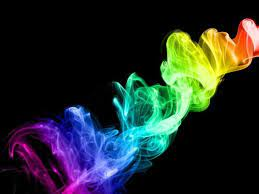
#> input picture image 1.jpeg, 259 x 194 px
$ python 'colour identification.py'
#> lines starting #> are read from the running program, lines starting #| are printed output that depends on the picture
import cv2
import pandas as pd

img_path = 'image 1.jpeg'
csv_path = 'colors.csv'

index = ['colour', 'colour_name', 'number', 'R', 'G', 'B']
df = pd.read_csv(csv_path, names=index, header=None)
#> (reads colors.csv from the repository)

img = cv2.imread(img_path)
#> img is the input picture: shape (194, 259, 3); mean B, G, R 42.5, 43.9, 35
img = cv2.resize(img, (640, 480))
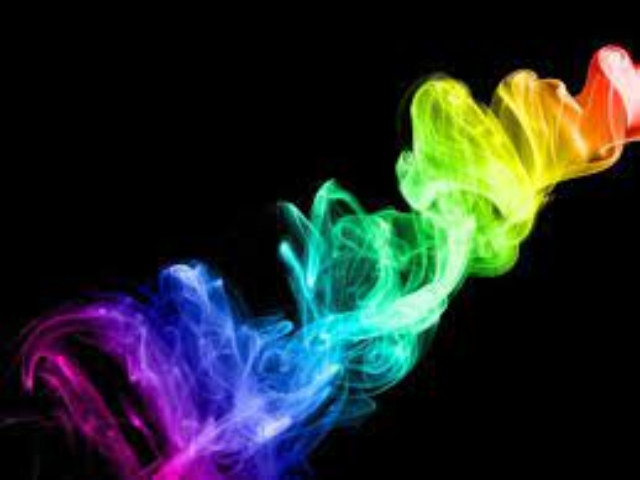
#> img: shape (480, 640, 3); mean B, G, R 42.5, 43.8, 34.9

clicked = False
r = g = b = xpos = ypos = 0


def draw_function(event, x, y, flags, params):
    if event == cv2.EVENT_LBUTTONDBLCLK:
        global clicked, r, g, b, xpos, ypos
        clicked = True
        xpos = x
        ypos = y
        # print(x, y)
        b, g, r = img[y, x]
        b = int(b)  # else it is of type numpy uint8
        g = int(g)
        r = int(r)


def get_colour_name(R, G, B):
    global color_name
    minimum = 1000
    for i in range(len(df)):
        diff = abs(R - int(df.loc[i, 'R'])) + abs(G - int(df.loc[i, 'G'])) + abs(B - int(df.loc[i, 'B']))

        if diff <= minimum:
            minimum = diff
            color_name = df.loc[i, 'colour_name']
    return color_name


cv2.namedWindow('image')
cv2.setMouseCallback('image', draw_function)

while True:
    cv2.imshow('image', img)
    if clicked:
        cv2.rectangle(img, (20, 20), (500, 45), (b, g, r), cv2.FILLED)
        text = f'{get_colour_name(r, g, b)} R={r} G={g} B={b}'
        if r + g + b <= 600:
            cv2.putText(img, text, (25, 37), cv2.FONT_HERSHEY_COMPLEX_SMALL, 0.75, (255, 255, 255))
        else:
            cv2.putText(img, text, (25, 37), cv2.FONT_HERSHEY_COMPLEX_SMALL, 0.75, (0, 0, 0))

    if cv2.waitKey(20) & 0xFF == 27:
#> (key Esc is pressed here)
        break

cv2.destroyAllWindows()
